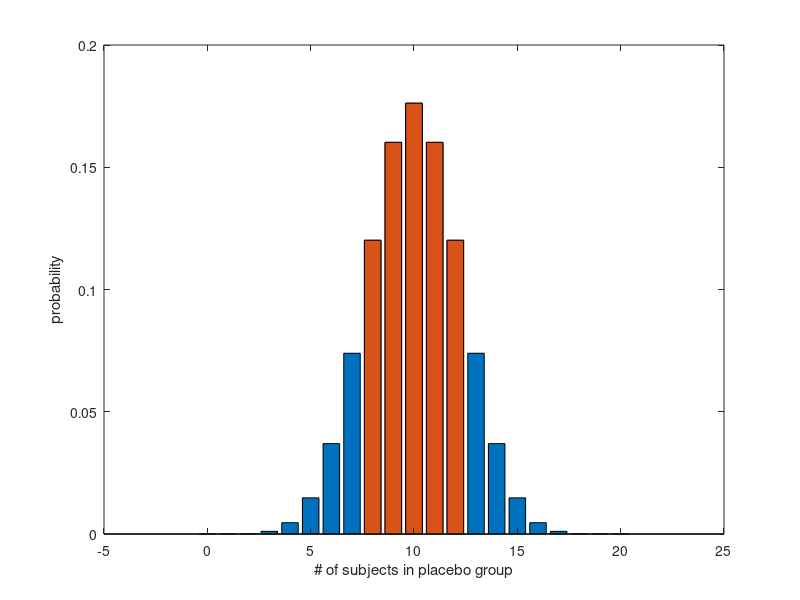

MATLAB code for this plot:
% figure6A_Born_eNeuro.m
%
% generate plot of binomial distribution for assigning 20 mice at random
%
% RTB wrote it, fall 2024, for eNeuro article on confirmation bias

% make a plot of the binomial probabilities of assigning different numbers
% of animals to treatment group (fig. 9A of my article)
y = binopdf(0:20,20,0.5);
bar(0:20,y);
hold on
% now color in the bars corresponding to 8:12
y = binopdf(8:12,20,0.5);
bar(8:12,y);
xlabel('# of subjects in placebo group')
ylabel('probability')

% probability of getting exactly 10 animals in each group:
p10 = binopdf(10,20,0.5);
display(p10)

% What if we'll tolerate some uneveness, say at least 8 animals in each
% group:
p_success = binocdf(12,20,0.5) - binocdf(7,20,0.5);
display(p_success)  % ans. = 0.7368 success rate
% or calculate failures directly
p_fail = binocdf(7,20,0.5) * 2;
display(p_fail)     % ans. = 0.2632 failure rate